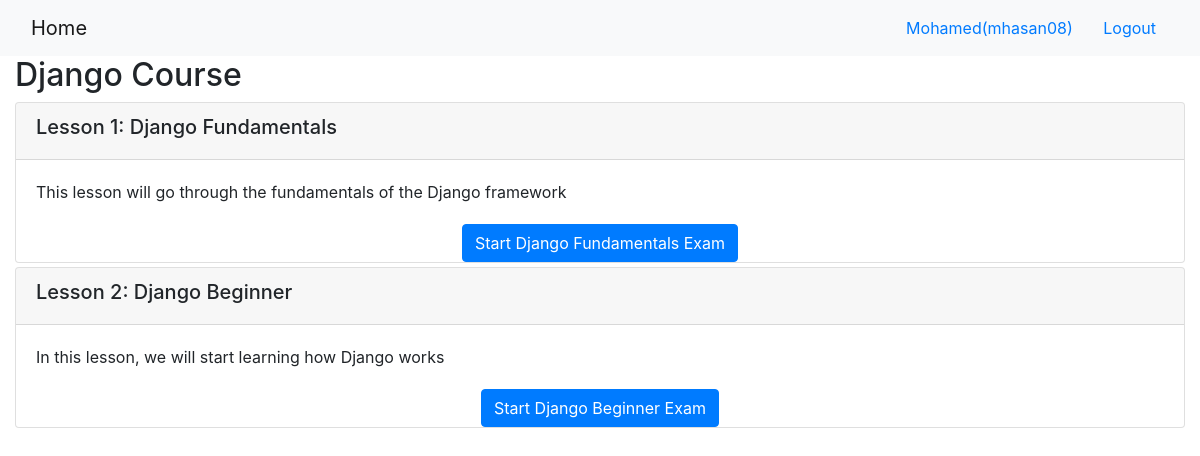
The app's page /onlinecourse/1/ (signed in) with its own data.
### onlinecourse/models.py (models this page shows, shortened)
class Course(models.Model):
    name = models.CharField(null=False, max_length=30, default='online course')
    image = models.ImageField(upload_to='course_images/')
    description = models.CharField(max_length=1000)
    pub_date = models.DateField(null=True)
    instructors = models.ManyToManyField(Instructor)
    users = models.ManyToManyField(settings.AUTH_USER_MODEL, through='Enrollment')
    total_enrollment = models.IntegerField(default=0)
    is_enrolled = False

class Lesson(models.Model):
    title = models.CharField(max_length=200, default="title")
    order = models.IntegerField(default=0)
    course = models.ForeignKey(Course, on_delete=models.CASCADE)
    content = models.TextField()

### onlinecourse/views.py (the view)
# urls.py: path('<int:pk>/', views.CourseDetailView.as_view(), name='course_details'),
class CourseDetailView(generic.DetailView):
    model = Course
    template_name = 'onlinecourse/course_detail_bootstrap.html'

### onlinecourse/templates/onlinecourse/course_detail_bootstrap.html (shortened to what this page needs)
<!DOCTYPE html>
<html lang="en">
<head>
     {% load static %}
    <link rel="stylesheet" href="https://maxcdn.bootstrapcdn.com/bootstrap/4.5.2/css/bootstrap.min.css">
</head>
<body>
    <nav class="navbar navbar-light bg-light">
        <div class="container-fluid">
            <div class="navbar-header">
                  <a class="navbar-brand" href="{% url 'onlinecourse:index' %}">Home</a>
            </div>
            <ul class="nav navbar-nav navbar-right">
                {% if user.is_authenticated %}
                <li>
                    <a class="btn btn-link" href="#">{{ user.first_name }}({{ user.username }})</a>
                    <a class="btn btn-link" href="{% url 'onlinecourse:logout' %}">Logout</a>
                </li>
                {% endif %}
            </ul>
        </div>
    </nav>
            <div class="container-fluid">
                <h2>{{ course.name }}</h2>
                <div class="card-columns-vertical">
                    {% for lesson in course.lesson_set.all %}
                        <div class="card mt-1">
                            <div class="card-header"><h5>Lesson {{lesson.order|add:1}}: {{lesson.title}}</h5></div>
                            <div class="card-body">{{lesson.content}}</div>
                            <div class="container-fluid d-flex justify-content-center align-items-center full-height">
                                <div>
                                  <button type="button" class="btn btn-primary" data-toggle="collapse" data-target="#collapse-container-{{lesson.id}}">Start {{lesson.title}} Exam</button>
                                </div>
                              </div>
                        </div>
                    {% endfor %}
                </div>
    </div>
</body>
</html>

### records on screen
Course: name "Django Course"
Lesson: order|add "1", title "Django Fundamentals", content "This lesson will go through the fundamentals of the Django framework"
Lesson: order|add "2", title "Django Beginner", content "In this lesson, we will start learning how Django works"

### other values on screen
{{ user.first_name }} "Mohamed"
{{ user.username }} "mhasan08"
